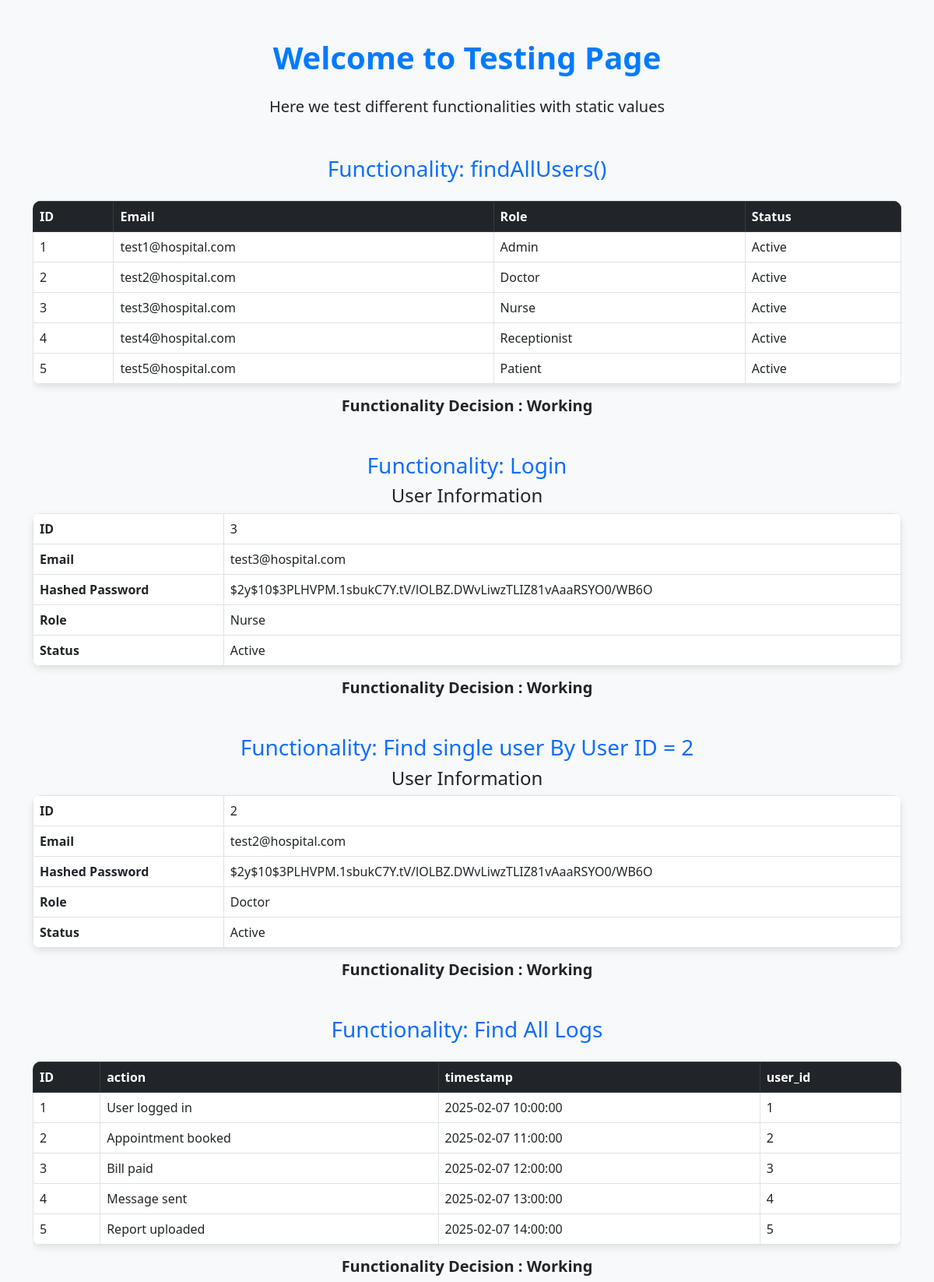
The page /controller/TestController.php on the database its author committed.
### tables this page shows
CREATE TABLE `user` (
  `id` int(50) NOT NULL AUTO_INCREMENT,
  `email` varchar(100) NOT NULL,
  `password` varchar(300) NOT NULL,
  `role` varchar(50) NOT NULL,
  `created_at` varchar(50) NOT NULL,
  `status` varchar(50) NOT NULL,
  PRIMARY KEY (`id`)
);

CREATE TABLE `log` (
  `id` int(50) NOT NULL AUTO_INCREMENT,
  `action` varchar(50) NOT NULL,
  `timestamp` varchar(50) NOT NULL,
  `user_id` int(50) NOT NULL,
  PRIMARY KEY (`id`)
);

### model/userRepo.php (called while the page is built, shortened)
<?php
require_once __DIR__ . '/../model/db_connect.php';
global $routes;
function findAllUsers()
{
    $conn = db_conn();
    $selectQuery = 'SELECT * FROM `user`';
    try {
        $result = $conn->query($selectQuery);
        $rows = array();
        while ($row = $result->fetch_assoc()) {
            $rows[] = $row;
        }
        return $rows;
    } catch (Exception $e) {
        echo "Error: " . $e->getMessage();
        return null;
    } finally {
        $conn->close();
    }
}
function findUserByEmailAndPassword($email, $password) {
    $conn = db_conn();
    $selectQuery = 'SELECT * FROM `user` WHERE `email` = ?';
    try {
        $stmt = $conn->prepare($selectQuery);
        $stmt->bind_param("s", $email);
        $stmt->execute();
        $result = $stmt->get_result();
        $user = $result->fetch_assoc();
        if ($user && password_verify($password, $user['password'])) {
            return $user;
        } else {
            return null;
        }
    } catch (Exception $e) {
        echo $e->getMessage();
        return null;
    } finally {
        $conn->close();
    }
}
function findUserByUserID($id)
{
    $conn = db_conn();
    $selectQuery = 'SELECT * FROM `user` WHERE `id` = ?';
    try {
        $stmt = $conn->prepare($selectQuery);
        $stmt->bind_param("i", $id);
        $stmt->execute();
        $result = $stmt->get_result();
        $user = $result->fetch_assoc();
        return $user;
    } catch (Exception $e) {
        $_SESSION['error_location'] = "Database -> userRepo -> findUserByID()";
        $_SESSION['database_error'] = $e->getMessage();
        global $routes;
        $database_error_page = $routes["database_error"];
        header("Location: {$database_error_page}");
        return null;
    } finally {
        $conn->close();
    }
}

### model/db_connect.php (called while the page is built, shortened)
<?php
function db_conn()
{
    $servername = "localhost";
    $username = "root";
    $password = "";
    $dbname = "hospital_management_system";
    $conn = new mysqli($servername, $username, $password, $dbname);
    return $conn;
}

### model/logRepo.php (called while the page is built, shortened)
<?php
require_once __DIR__ . '/../model/db_connect.php';
global $routes;
function findAllLogs()
{
    $conn = db_conn();
    $selectQuery = 'SELECT * FROM `log`';
    try {
        $result = $conn->query($selectQuery);
        $rows = array();
        while ($row = $result->fetch_assoc()) {
            $rows[] = $row;
        }
        return $rows;
    } catch (Exception $e) {
        $_SESSION['error_location'] = "Database -> logRepo -> findAllLogs()";
        $_SESSION['database_error'] =  $e->getMessage();
        global $routes;
        $database_error_page = $routes["database_error"];
        header("Location: {$database_error_page}");
        return null;
    } finally {
        $conn->close();
    }
}

### controller/TestController.php (the view, shortened to what this page needs)
<?php
require_once __DIR__ . '/../view/Data_Provider.php';
require_once __DIR__ . '/../model/userRepo.php';
require_once __DIR__ . '/../model/logRepo.php';
$style = "
    <link rel='stylesheet' href='https://cdn.jsdelivr.net/npm/bootstrap@5.3.0/dist/css/bootstrap.min.css'>
    <style>
        body {
            background-color: #f8f9fa;
        }
        .container {
            margin-top: 50px;
        }
        h1 {
            color: #007bff;
            font-weight: bold;
        }
        table {
            background: white;
            border-radius: 10px;
            overflow: hidden;
            box-shadow: 0px 4px 10px rgba(0, 0, 0, 0.1);
        }
    </style>
";
echo $style;
echo '<div class="container text-center">';
echo '<h1 class="my-4">Welcome to Testing Page</h1>';
echo '<p class="lead">Here we test different functionalities with static values</p>';
echo '<div class="mt-5">';
echo '<h3 class="text-primary">Functionality: findAllUsers()</h3>';
$users = findAllUsers();
if (is_array($users) && !empty($users)) {
    echo '<div class="table-responsive">';
    echo '<table class="table table-bordered table-hover mt-3">';
    echo '<thead class="table-dark">';
    echo '<tr><th>ID</th><th>Email</th><th>Role</th><th>Status</th></tr>';
    echo '</thead><tbody>';
    foreach ($users as $user) {
        echo '<tr>';
        echo '<td>' . htmlspecialchars($user['id']) . '</td>';
        echo '<td>' . htmlspecialchars($user['email']) . '</td>';
        echo '<td>' . htmlspecialchars($user['role']) . '</td>';
        echo '<td>' . htmlspecialchars($user['status']) . '</td>';
        echo '</tr>';
    }
    echo '</tbody></table></div>';
} else {
    echo '<div class="alert alert-warning mt-3">No users found.</div>';
}
echo '<h5 class=""><b>Functionality Decision : Working</b></h5>';
echo '</div>';
echo '<div class="mt-5">';
echo '<h3 class="text-primary">Functionality: Login</h3>';
$user = findUserByEmailAndPassword('test3@hospital.com', '0testPass@');
if ($user) {
    echo '<div class="user-info">';
    echo '<h4>User Information</h4>';
    echo '<table class="table table-bordered">';
    echo '<tr><th>ID</th><td>' . htmlspecialchars($user['id']) . '</td></tr>';
    echo '<tr><th>Email</th><td>' . htmlspecialchars($user['email']) . '</td></tr>';
    echo '<tr><th>Hashed Password</th><td>' . htmlspecialchars($user['password']) . '</td></tr>';
    echo '<tr><th>Role</th><td>' . htmlspecialchars($user['role']) . '</td></tr>';
    echo '<tr><th>Status</th><td>' . htmlspecialchars($user['status']) . '</td></tr>';
    echo '</table>';
    echo '</div>';
} else {
    echo '<div class="alert alert-warning mt-3">User not found.</div>';
}
echo '<h5 class=""><b>Functionality Decision : Working</b></h5>';
echo '</div>';
echo '<div class="mt-5">';
echo '<h3 class="text-primary">Functionality: Find single user By User ID = 2</h3>';
$single_user = findUserByUserID(2);
if ($single_user) {
    echo '<div class="user-info">';
    echo '<h4>User Information</h4>';
    echo '<table class="table table-bordered">';
    echo '<tr><th>ID</th><td>' . htmlspecialchars($single_user['id']) . '</td></tr>';
    echo '<tr><th>Email</th><td>' . htmlspecialchars($single_user['email']) . '</td></tr>';
    echo '<tr><th>Hashed Password</th><td>' . htmlspecialchars($single_user['password']) . '</td></tr>';
    echo '<tr><th>Role</th><td>' . htmlspecialchars($single_user['role']) . '</td></tr>';
    echo '<tr><th>Status</th><td>' . htmlspecialchars($single_user['status']) . '</td></tr>';
    echo '</table>';
    echo '</div>';
} else {
    echo '<div class="alert alert-warning mt-3">User not found.</div>';
}
echo '<h5 class=""><b>Functionality Decision : Working</b></h5>';
echo '</div>';
echo '<div class="mt-5">';
echo '<h3 class="text-primary">Functionality: Find All Logs</h3>';
$logs = findAllLogs();
if (is_array($logs) && !empty($logs)) {
    echo '<div class="table-responsive">';
    echo '<table class="table table-bordered table-hover mt-3">';
    echo '<thead class="table-dark">';
    echo '<tr><th>ID</th><th>action</th><th>timestamp</th><th>user_id</th></tr>';
    echo '</thead><tbody>';
    foreach ($logs as $log) {
        echo '<tr>';
        echo '<td>' . htmlspecialchars($log['id']) . '</td>';
        echo '<td>' . htmlspecialchars($log['action']) . '</td>';
        echo '<td>' . htmlspecialchars($log['timestamp']) . '</td>';
        echo '<td>' . htmlspecialchars($log['user_id']) . '</td>';
        echo '</tr>';
    }
    echo '</tbody></table></div>';
} else {
    echo '<div class="alert alert-warning mt-3">No logs found.</div>';
}
echo '<h5 class=""><b>Functionality Decision : Working</b></h5>';
echo '</div>';
echo '</div>';
?>

### controller/TestController.php (style rules this page uses)
.container { margin-top: 50px; }
h1 { color: #007bff; font-weight: bold; }
table { background: white; border-radius: 10px; overflow: hidden; box-shadow: 0px 4px 10px rgba(0, 0, 0, 0.1); }

### rows shown on the page
user: id "1", email "test1@hospital.com", role "Admin", status "Active"
user: id "2", email "test2@hospital.com", role "Doctor", status "Active", password "$2y$10$3PLHVPM.1sbukC7Y.tV/lOLBZ.DWvLiwzTLIZ81vAaaRSYO0/WB6O"
user: id "3", email "test3@hospital.com", role "Nurse", status "Active", password "$2y$10$3PLHVPM.1sbukC7Y.tV/lOLBZ.DWvLiwzTLIZ81vAaaRSYO0/WB6O"
user: id "4", email "test4@hospital.com", role "Receptionist", status "Active"
user: id "5", email "test5@hospital.com", role "Patient", status "Active"
log: id "1", action "User logged in", timestamp "2025-02-07 10:00:00", user "1"
log: id "2", action "Appointment booked", timestamp "2025-02-07 11:00:00", user "2"
log: id "3", action "Bill paid", timestamp "2025-02-07 12:00:00", user "3"
log: id "4", action "Message sent", timestamp "2025-02-07 13:00:00", user "4"
log: id "5", action "Report uploaded", timestamp "2025-02-07 14:00:00", user "5"
